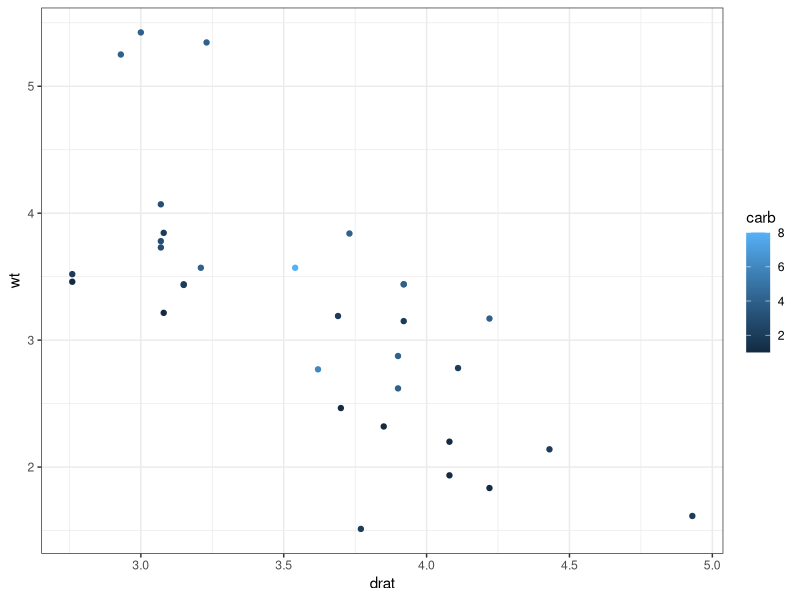
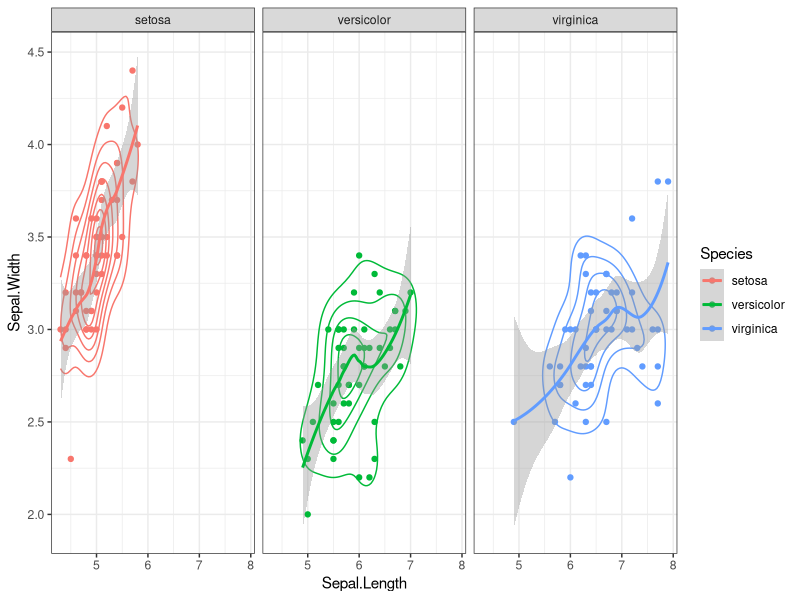
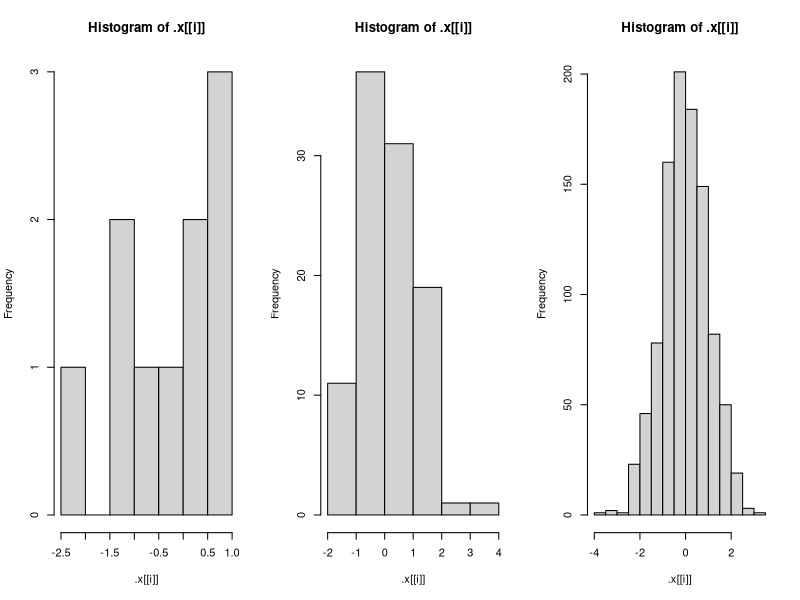
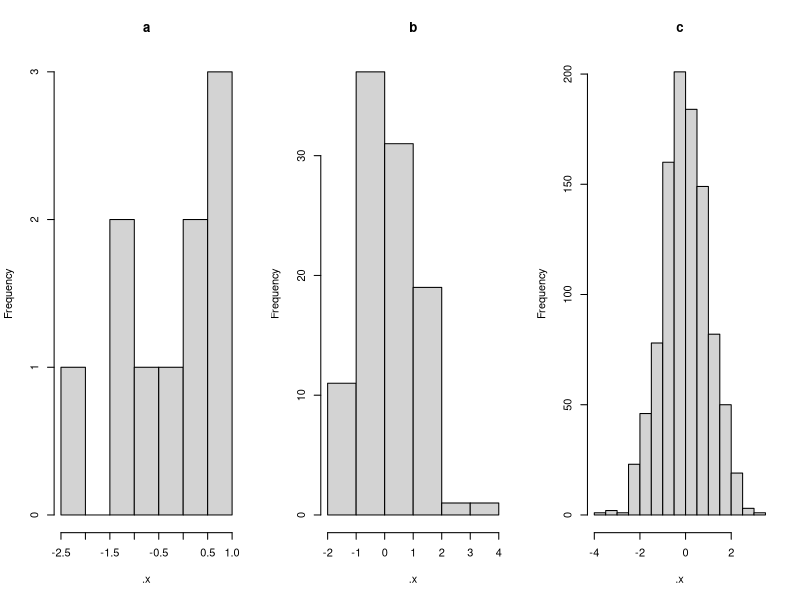
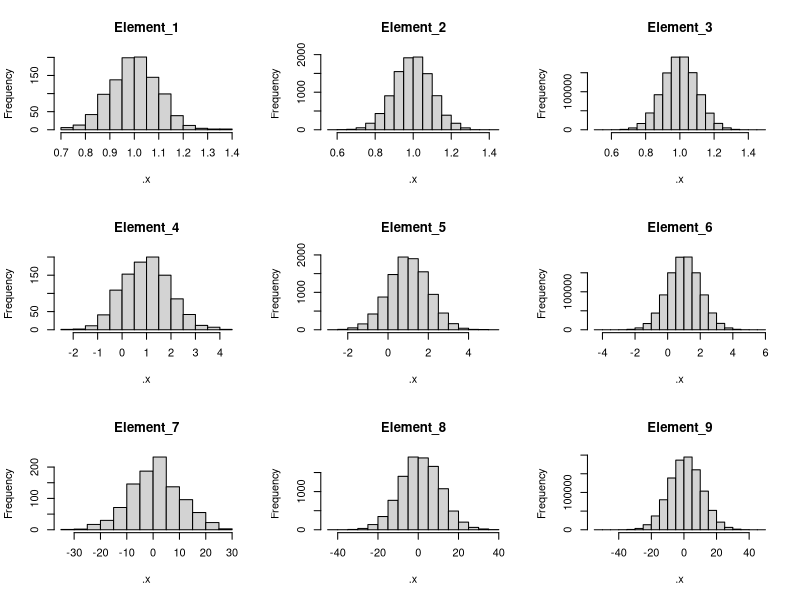

Write R code to recreate these figures, in order.
rm(list = ls())

library(tidyverse)

# tibbles
myTib <- tibble(x = 1:4, 
                y = c("london", "beijing", "las vegas", "berlin"))
myTib

# converting data.frame into tibble
mydf <- data.frame(x = 1:4, 
                   y = c("london", "beijing", "las vegas", "berlin"))

dfToTib <- as_tibble(mydf)
dfToTib

data("starwars")
starwars

data(mtcars)
mtcars
mtcars <- as_tibble(mtcars)
mtcars

# select() all columns except qsec & vs
sel <- mtcars %>% select(!c(qsec, vs))
sel

fil <- mtcars %>% filter(cyl != 8)
ex <- mtcars %>% group_by(gear) %>% summarise(medianMPG = median(mpg), medianDisp = median(disp)) %>%
  mutate(newVar = medianMPG/medianDisp)

# use ggplot2
myPlot <- ggplot(mtcars, aes(x = drat, y = wt, col = carb)) +
  geom_point() +
  theme_bw()
myPlot

data(iris)
irisPlot <- ggplot(iris, aes(x = Sepal.Length, y = Sepal.Width, col = Species)) +
  geom_point() +
  theme_bw()
irisPlot +
  geom_density2d() +
  geom_smooth() +
  facet_wrap(~ Species)

# make tidy what's untidy

# untidy tibble: each row contains all the observations made on that patient
ptData <- tibble(Patient = c("A", "B", "C"),
                 Month0 = c(21, 17, 29),
                 Month3 = c(20, 21, 27),
                 Month6 = c(21, 22, 23))
ptData

tidyptData <- gather(ptData, key = Month, 
                     value = BMI, -Patient)
# convert to wide format
spread(tidyptData, key = Month, value = BMI)

# gather vs, am, gear, carb variables from mtcars into a single key-value pair
mtcars
gathermtcars <- gather(mtcars, key = "variable", value = "value", c(vs, am, gear, carb))

# purrr

mtcars
map_dbl(mtcars, sum)
map_lgl(mtcars, ~sum(.) > 100)
map_lgl(mtcars, function(.) sum(.) > 100)

listOfNumerics <- list( a = rnorm(10),
                        b = rnorm(100),
                        c = rnorm(1000))
par(mfrow = c(1,3))

# walk() - apply a function to each element of a list to produce the function's side effects
walk(listOfNumerics, hist)

# iwalk() - makes name/index of each element available. 
# use .x to reference the list element and .y to reference its name/index
iwalk(listOfNumerics, ~ hist(.x, main = .y))

# iterating over multiple lists simultaneously

multipliers <- list(0.5, 10, 3)

map2(.x = listOfNumerics, .y = multipliers, ~.x * .y)

# use pmap()
args <- expand.grid(n = c(1000, 10000, 1000000),
                    mean = c(1),
                    sd = c(0.1, 1, 10))
args
par(mfrow = c(3,3))

pmap(args, rnorm) %>%
  iwalk(~hist(.x, main = paste("Element", .y, sep = "_")))
